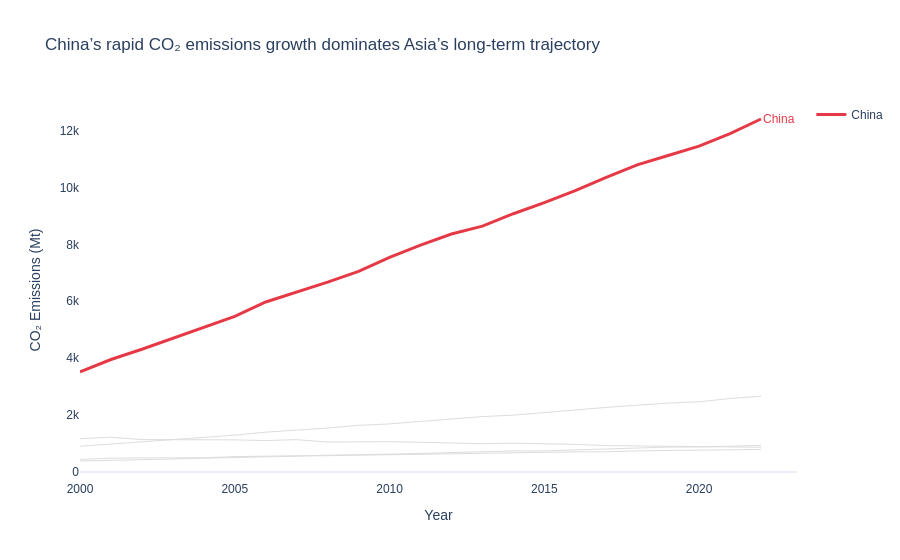

Write notebook code for a chart like this one.
### Code cell
asia = df[df['Region'] == 'Asia']

highlight_country = "China"
countries = asia['Country'].unique()

fig = go.Figure()

for country in countries:
    country_df = asia[asia['Country'] == country].sort_values('Year')
    
    if country == highlight_country:
        fig.add_trace(go.Scatter(
            x=country_df['Year'],
            y=country_df['CO2_Mt'],
            mode='lines',
            line=dict(color='#E63946', width=3),
            name=country
        ))
        
        fig.add_annotation(
            x=country_df['Year'].max(),
            y=country_df['CO2_Mt'].iloc[-1],
            text="China",
            showarrow=False,
            xanchor='left',
            font=dict(color='#E63946', size=12)
        )
    else:
        fig.add_trace(go.Scatter(
            x=country_df['Year'],
            y=country_df['CO2_Mt'],
            mode='lines',
            line=dict(color='#DDDDDD', width=1),
            hoverinfo='skip',
            showlegend=False
        ))

fig.update_layout(
    title="China’s rapid CO₂ emissions growth dominates Asia’s long-term trajectory",
    xaxis_title="Year",
    yaxis_title="CO₂ Emissions (Mt)",
    template="plotly_white",
    plot_bgcolor="white",
    paper_bgcolor="white",
    font=dict(family="Arial")
)

fig.update_xaxes(showgrid=False)
fig.update_yaxes(showgrid=False)

fig.show()

### Figure 1 — Plotly figure (JSON) as saved in the notebook; plotly's stock layout.template omitted (floating-point values rounded to 4 significant figures)
{"data": [{"line": {"color": "#E63946", "width": 3}, "mode": "lines", "name": "China", "type": "scatter", "x": [2000, 2001, 2002, 2003, 2004, 2005, 2006, 2007, 2008, 2009, 2010, 2011, 2012, 2013, 2014, 2015, 2016, 2017, 2018, 2019, 2020, 2021, 2022], "y": [3514.0, 3952.0, 4312.0, 4692.0, 5079.0, 5468.0, 5974.0, 6323.0, 6673.0, 7053.0, 7543.0, 7972.0, 8365.0, 8641.0, 9078.0, 9466.0, 9887.0, 10360.0, 10790.0, 11130.0, 11450.0, 11900.0, 12410.0]}, {"hoverinfo": "skip", "line": {"color": "#DDDDDD", "width": 1}, "mode": "lines", "showlegend": false, "type": "scatter", "x": [2000, 2001, 2002, 2003, 2004, 2005, 2006, 2007, 2008, 2009, 2010, 2011, 2012, 2013, 2014, 2015, 2016, 2017, 2018, 2019, 2020, 2021, 2022], "y": [901.6, 974.6, 1056.0, 1146.0, 1205.0, 1291.0, 1396.0, 1466.0, 1542.0, 1637.0, 1687.0, 1774.0, 1865.0, 1945.0, 1994.0, 2092.0, 2177.0, 2267.0, 2345.0, 2419.0, 2466.0, 2580.0, 2661.0]}, {"hoverinfo": "skip", "line": {"color": "#DDDDDD", "width": 1}, "mode": "lines", "showlegend": false, "type": "scatter", "x": [2000, 2001, 2002, 2003, 2004, 2005, 2006, 2007, 2008, 2009, 2010, 2011, 2012, 2013, 2014, 2015, 2016, 2017, 2018, 2019, 2020, 2021, 2022], "y": [1166.0, 1220.0, 1136.0, 1131.0, 1151.0, 1127.0, 1101.0, 1133.0, 1050.0, 1061.0, 1064.0, 1042.0, 1005.0, 990.9, 1010.0, 996.6, 967.4, 925.1, 916.6, 914.5, 902.8, 898.1, 865.1]}, {"hoverinfo": "skip", "line": {"color": "#DDDDDD", "width": 1}, "mode": "lines", "showlegend": false, "type": "scatter", "x": [2000, 2001, 2002, 2003, 2004, 2005, 2006, 2007, 2008, 2009, 2010, 2011, 2012, 2013, 2014, 2015, 2016, 2017, 2018, 2019, 2020, 2021, 2022], "y": [438.1, 481.5, 490.6, 490.8, 494.6, 537.2, 539.0, 566.1, 570.0, 585.4, 595.9, 620.6, 631.1, 649.6, 646.2, 686.5, 704.0, 706.0, 738.5, 750.8, 755.8, 777.3, 789.5]}, {"hoverinfo": "skip", "line": {"color": "#DDDDDD", "width": 1}, "mode": "lines", "showlegend": false, "type": "scatter", "x": [2000, 2001, 2002, 2003, 2004, 2005, 2006, 2007, 2008, 2009, 2010, 2011, 2012, 2013, 2014, 2015, 2016, 2017, 2018, 2019, 2020, 2021, 2022], "y": [382.8, 400.4, 430.7, 453.8, 482.6, 501.9, 533.0, 551.8, 586.6, 602.5, 614.5, 647.3, 680.1, 717.7, 736.3, 738.2, 768.8, 813.7, 834.8, 872.3, 876.5, 898.5, 930.5]}], "layout": {"annotations": [{"font": {"color": "#E63946", "size": 12}, "showarrow": false, "text": "China", "x": 2022, "xanchor": "left", "y": 12410.0}], "font": {"family": "Arial"}, "paper_bgcolor": "white", "plot_bgcolor": "white", "title": {"text": "China’s rapid CO₂ emissions growth dominates Asia’s long-term trajectory"}, "xaxis": {"showgrid": false, "title": {"text": "Year"}}, "yaxis": {"showgrid": false, "title": {"text": "CO₂ Emissions (Mt)"}}}}
